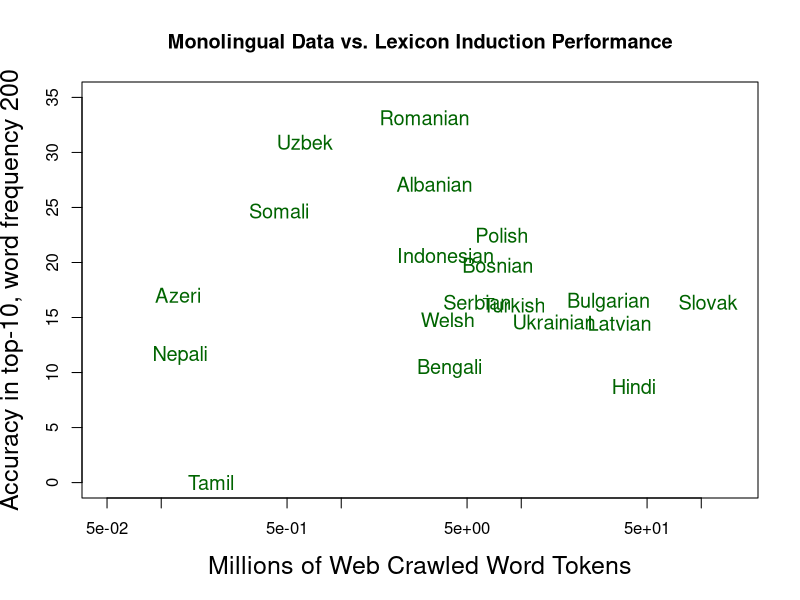

This figure's R source:
languages=c("Azeri","Bulgarian","Bengali","Bosnian","Welsh","Hindi","Indonesian","Latvian","Nepali","Polish","Romanian","Slovak","Somali","Albanian","Serbian","Tamil","Turkish","Ukrainian","Uzbek","Farsi")#,"Spanish","Russian","Urdu")
monocrawl=c(.124,30.5,4,7.4,3.9,42.1,3.8,35.1,.127,7.8,2.9,109,.451,3.3,5.7,.189,9.1,15.2,.627,698)#,783,1500,285)
logmonocrawl=log(monocrawl)
top_10_at_f100=c(17.0318755803,16.3897821782,10.3590990047,19.7437715098,14.7786249656,8.72819972515,20.6326326481,14.4778467143,11.54,22.4807525568,33.1550989369,16.3859181203,24.6727192118,27.118768912,16.3851002865,0.0,16.0909195633,14.5901677149,30.9243417367,13.46)
c=plot(monocrawl,top_10_at_f100,log="x",xlab="",ylab="",main="Monolingual Data vs. Lexicon Induction Performance", col="darkgreen",pch=15,cex=0, ylim=c(0,35), xlim=c(0.05,150), xaxt="n", yaxt="n")
text(monocrawl,top_10_at_f100,languages,cex=1.2,col="darkgreen")
title(xlab="Millions of Web Crawled Word Tokens",cex.lab=1.5)
title(ylab="Accuracy in top-10, word frequency 200",cex.lab=1.5)
axis(1,cex.axis=1.0)
axis(2,cex.axis=1.0)
